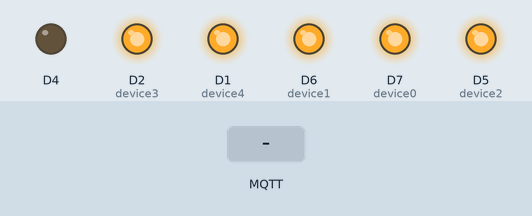
Recording of a sketch running on a simulated ESP8266 (NodeMCU). On the bench: output pins drawn as LEDs (lit = HIGH). The test bench sets the inputs (shaded band). WiFi joins after 1.5 s; servers stay silent unless stated; no MQTT or app messages arrive unless stated; what the sketch prints to the serial monitor is not drawn.

Above: at 2.2 s.
2.3 s: MQTT message "1" arrives on the first subscribed topic
At 3.5 s:
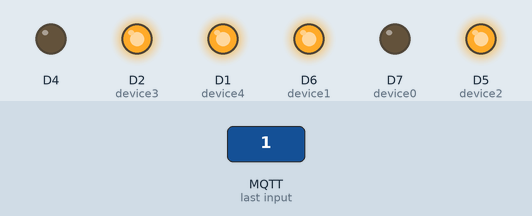
3.8 s: MQTT message "1" arrives on the second subscribed topic
At 4.7 s:
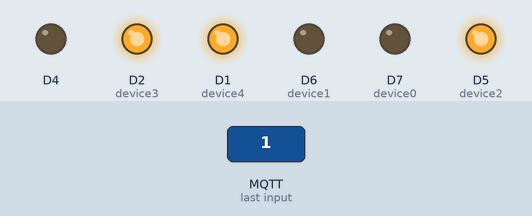
5.3 s: MQTT message "0" arrives on the first subscribed topic
At 5.8 s:
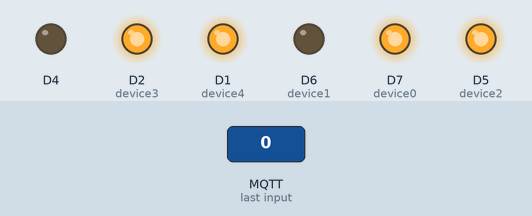
6.8 s: MQTT message "1" arrives on the third subscribed topic
At 8.0 s:
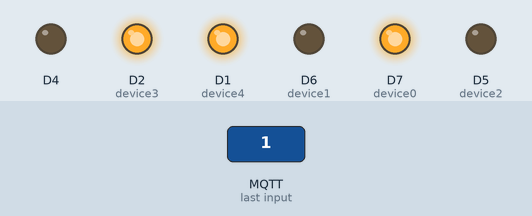
8.3 s: MQTT message "0" arrives on the second subscribed topic
At 9.3 s:
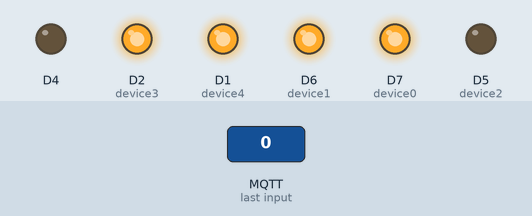
9.8 s: MQTT message "0" arrives on the third subscribed topic
At 10.4 s:
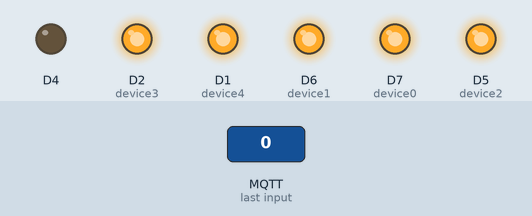
Timing chart, 0 to 12.3 s (numbered marks = the images above; inputs shaded):
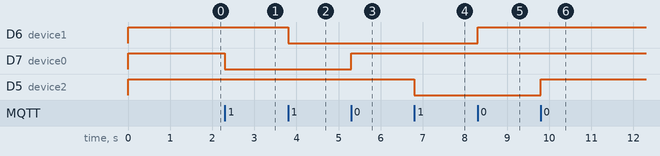

The sketch:

MQTTReceiverESP8266.ino
```cpp
#define ON LOW
#define OFF HIGH

#include <ESP8266WiFi.h>
#include <PubSubClient.h>

//---- WiFi settings
const char ssid[] = "Esp32Test";
const char password[] = "1234567890";

// MQTT server credentils.
const char *clientId = "ESP8266-Receiver";
const char *mqtt_server = "91.121.93.94";
const char *mqtt_username = "";
const char *mqtt_password = "";
const int mqtt_port = 1883;
uint8_t reconnectCounter = 0;

// OUTPUT device declaration with PIN number.
const uint8_t device0 = 13, device1 = 12, device2 = 14, device3 = 4, device4 = 5;

WiFiClient espClient;
PubSubClient client(espClient);

void reconnect()
{
    // Loop until we’re reconnected
    while (!client.connected())
    {
        Serial.print("Attempting MQTT connection…");
        // Attempt to connect
        if (client.connect(clientId, mqtt_username, mqtt_password))
        {
            Serial.print("Connected");
            digitalWrite(2, LOW);
            client.subscribe("DS/D0");
            client.subscribe("DS/D1");
            client.subscribe("DS/D2");
            client.subscribe("DS/D3");
            client.subscribe("DS/D4");
            client.subscribe("DS/ALL");
            client.subscribe("DS/WR");
            client.subscribe("DS/MR");
        }
        else
        {
            reconnectCounter += 1;
            Serial.print("failed, rc=");
            Serial.print(client.state());
            Serial.println(" Trying in 2 seconds");
            digitalWrite(2, HIGH);
            delay(2000);
            if (reconnectCounter == 5)
            {
                WiFi.begin(ssid, password);
                reconnectCounter = 0;
            }
        }
    }
}
void callback(char *topic, uint8_t *payload, unsigned int length)
{
    uint8_t mqttMessage = (*payload - 48);
    Controller(topic, "DS/D0", mqttMessage, device0);
    Controller(topic, "DS/D1", mqttMessage, device1);
    Controller(topic, "DS/D2", mqttMessage, device2);
    Controller(topic, "DS/D3", mqttMessage, device3);
    Controller(topic, "DS/D4", mqttMessage, device4);
    if (strcmp(topic, "DS/ALL") == 0)
    {
        if (mqttMessage == 1)
        {
            digitalWrite(device0, ON);
            digitalWrite(device1, ON);
            digitalWrite(device2, ON);
            digitalWrite(device3, ON);
            digitalWrite(device4, ON);
        }
        if (mqttMessage == 0)
        {
            digitalWrite(device0, OFF);
            digitalWrite(device1, OFF);
            digitalWrite(device2, OFF);
            digitalWrite(device3, OFF);
            digitalWrite(device4, OFF);
        }
    }
    if (strcmp(topic, "DS/WR") == 0)
    {
        if (mqttMessage == 1)
        {
            digitalWrite(device0, ON);
            digitalWrite(device1, ON);
        }
        else
        {
            digitalWrite(device0, OFF);
            digitalWrite(device1, OFF);
        }
    }
    if (strcmp(topic, "DS/MR") == 0)
    {
        if (mqttMessage == 1)
        {

            digitalWrite(device2, ON);
            digitalWrite(device3, ON);
            digitalWrite(device4, ON);
        }
        else
        {
            digitalWrite(device2, OFF);
            digitalWrite(device3, OFF);
            digitalWrite(device4, OFF);
        }
    }
}

void Controller(const char *_topic, const char *_topicName, const uint8_t _mqttMessage, const uint8_t _device)
{
    if (strcmp(_topic, _topicName) == 0)
    {

        if (_mqttMessage == 1)
        {
            uint8_t _pinStatus = digitalRead(_device);
            if (_pinStatus == OFF)
            {
                digitalWrite(_device, ON);
            }
        }
        if (_mqttMessage == 0)
        {
            uint8_t _pinStatus = digitalRead(_device);
            if (_pinStatus == ON)
            {
                digitalWrite(_device, OFF);
            }
        }
    }
}
void setup()
{
    digitalWrite(device0, OFF);
    digitalWrite(device1, OFF);
    digitalWrite(device2, OFF);
    digitalWrite(device3, OFF);
    digitalWrite(device4, OFF);
    Serial.begin(115200);
    pinMode(device0, OUTPUT);
    pinMode(device1, OUTPUT);
    pinMode(device2, OUTPUT);
    pinMode(device3, OUTPUT);
    pinMode(device4, OUTPUT);
    pinMode(2, OUTPUT);
    WiFi.mode(WIFI_STA);
    WiFi.begin(ssid, password);
    delay(1000);
    client.setServer(mqtt_server, mqtt_port);
    client.setCallback(callback);
}
void loop()
{
    if (!client.connected())
    {
        reconnect();
    }
    client.loop();
}
```

Measured:
- after the input at 2.3 s, D7 (device0): HIGH → LOW at once
- after the input at 3.8 s, D6 (device1): HIGH → LOW at once
- after the input at 5.3 s, D7 (device0): LOW → HIGH at once
- after the input at 6.8 s, D5 (device2): HIGH → LOW at once
- after the input at 8.3 s, D6 (device1): LOW → HIGH at once
- after the input at 9.8 s, D5 (device2): LOW → HIGH at once
